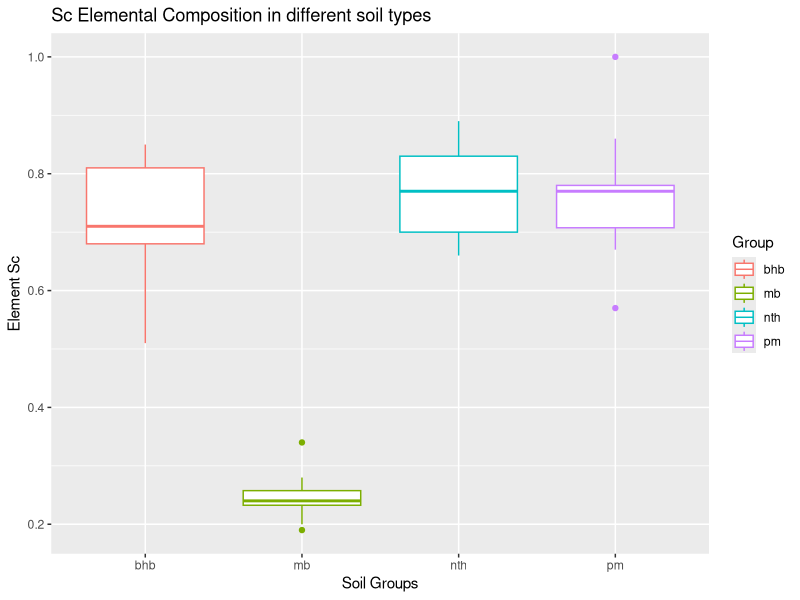
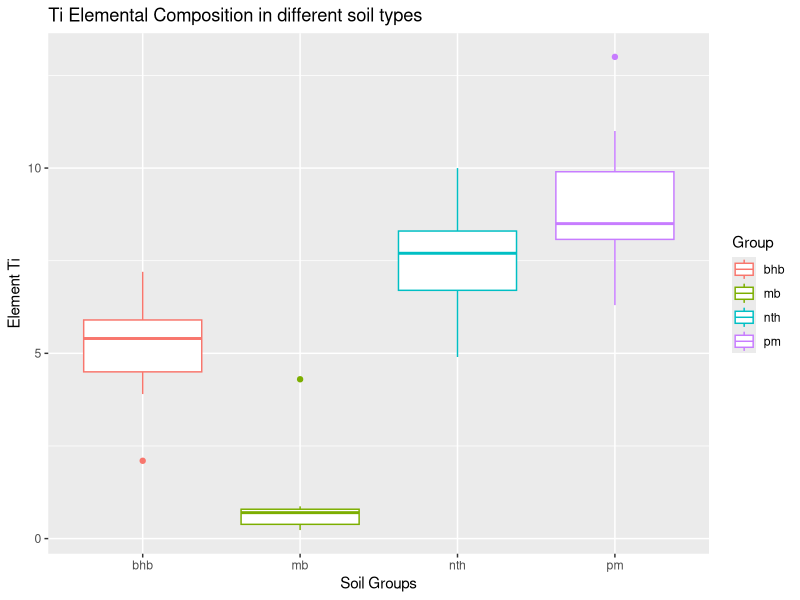
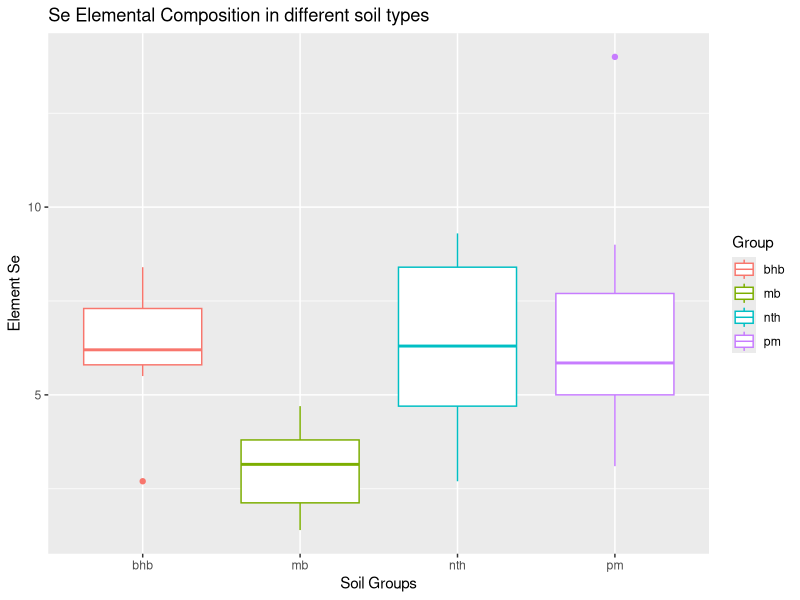
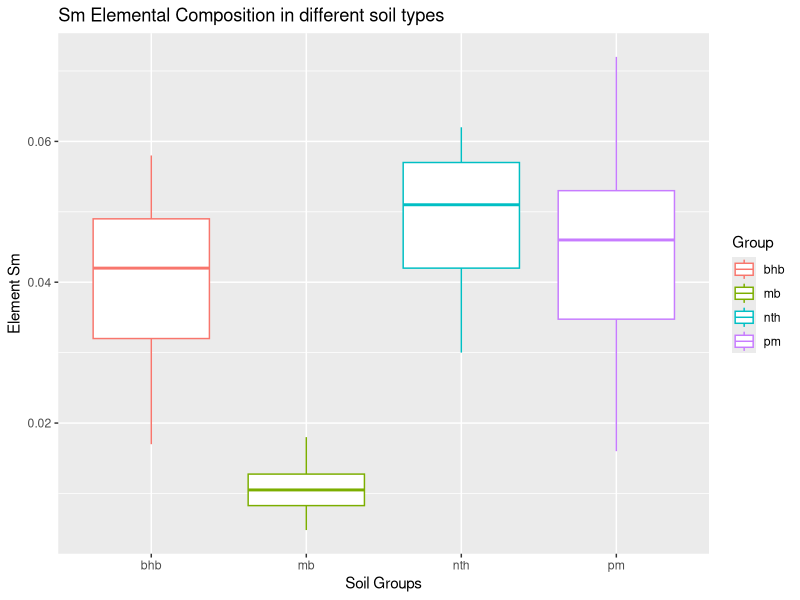
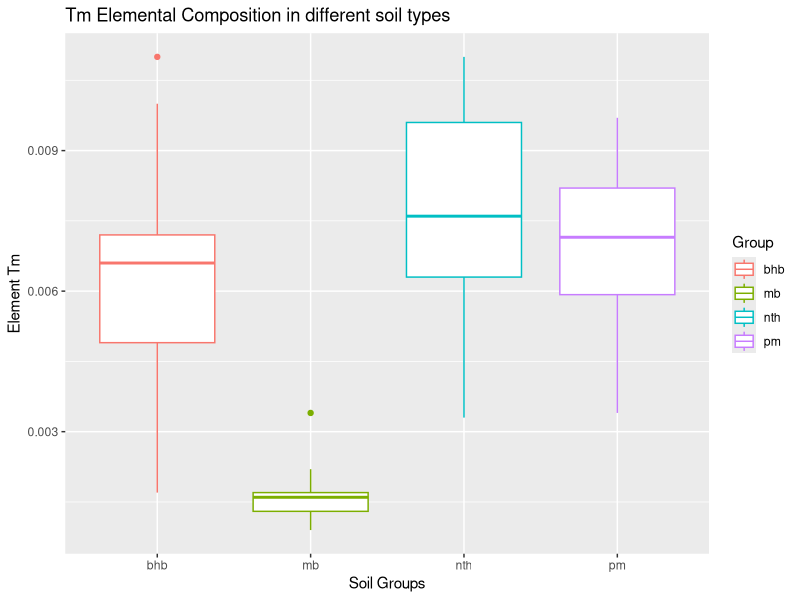
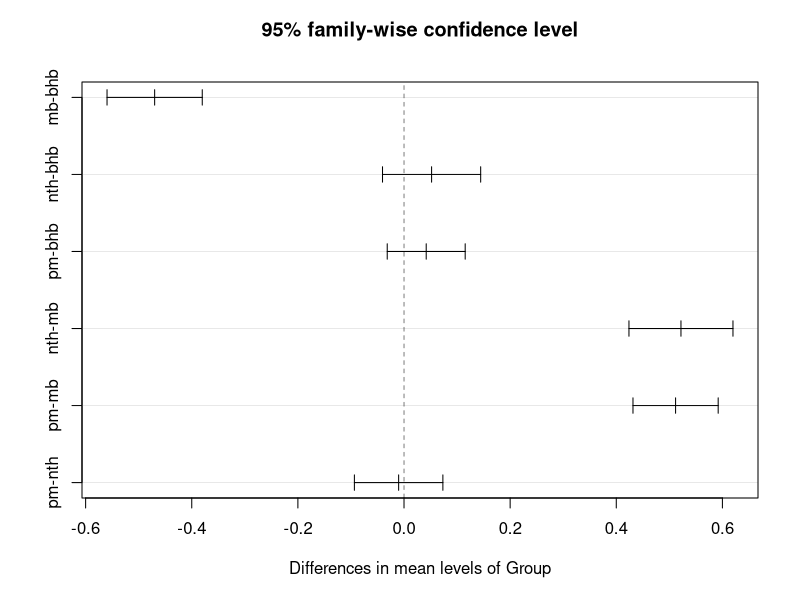
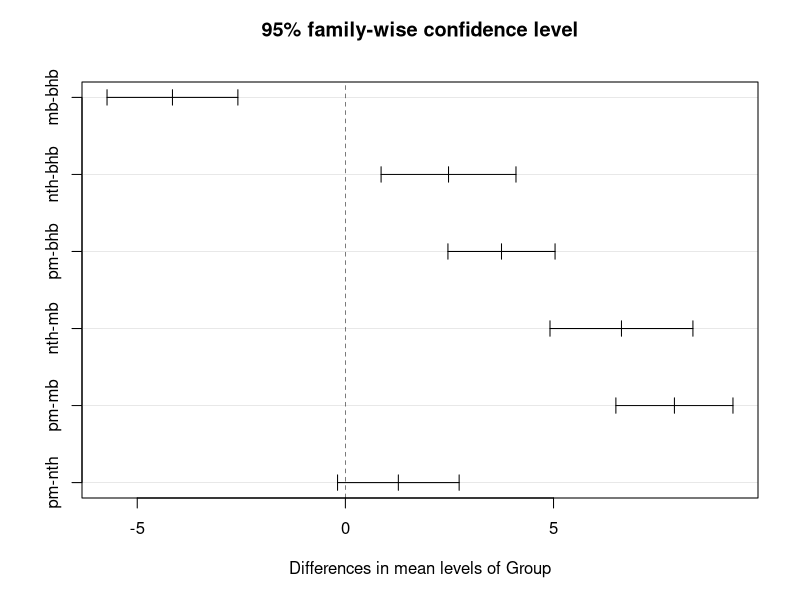
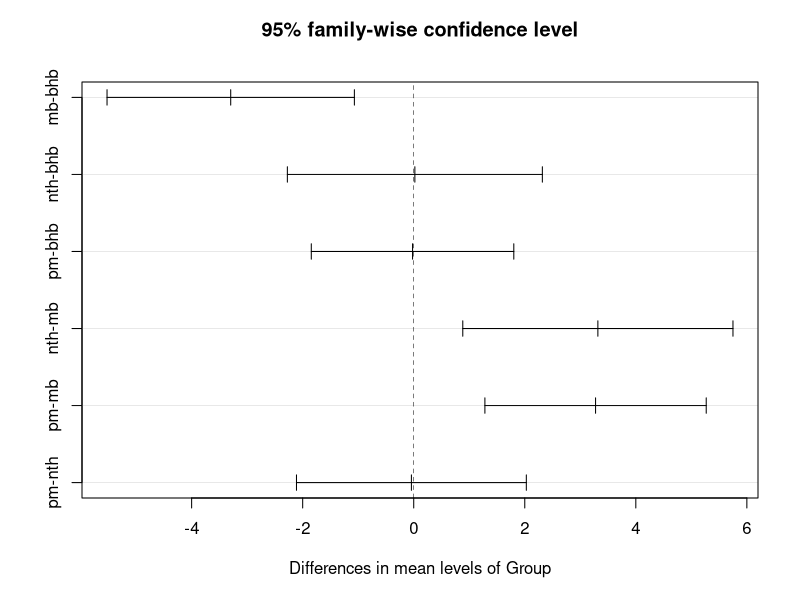

Write the R code that produced these figures, in order.
# Importing package tidyverse to use powerful functions to clean data and create plots.
# Importing package car to use levene's test to check assumptions for ANalysis Of VAriance.
# You need to have both packages (tidyverse, car) installed to run the R-Script.
# Tidyverse import overrides two in built functions filter() and log()
library(tidyverse)
# Car import overrides a dplyr function called recode.
library(car)


# Function that implements the ANOVA test and identifies the different means for H1.
applyAnovaTest <- function(cannabisData, element){
  # Anova Testing
  ANOVA_result <- aov(element ~ Group, data = cannabisData)
  print(summary(ANOVA_result))
  
  # Critical value 0.05 . Checking at type-I-error of 5% . Confidence Interval 95%
  print(qf(p = 0.05, df1 = 3, df2 = ANOVA_result$df.residual, lower.tail = FALSE))

  # Function that identifies the difference of means. Failed ANOVA. Using Tukeys Method
  difference <- TukeyHSD(ANOVA_result)
  plot(difference)
  print(difference)
  
  # Return residual values to apply Shapiro Test later for assumption.
  return(ANOVA_result$residuals)
  
}

# Function that checks Constant Spread Assumption [Levene Test]. Variances are equal for ANOVA.
applyLeveneTest <- function(cannabisData, element){
  leveneTest(element ~ Group, data = cannabisData)
}

# Function that checks Normality of Data. [Shapiro-Wilk]. Data comes from Normal Distribution.
applyShapiroTest <- function(residual){
  print(shapiro.test(residual))
}

# Function that finds the correlation value between 2 continuous variables.
findCorrelation <- function(element1, element2){
  print(cor(element1, element2))
}

# Function that identifies the difference of means. Failed ANOVA. Using Tukeys Method

# Reading the data out of the CSV files.
cannabisData <- read.csv("DATA/potplants_MT5762.csv")
# Selecting only the columns i am interested in.
cannabisData <- cannabisData %>%
  select(Group, Sc, Ti, Se, Sm, Tm)

# Making the groups column a factor type for more control in program.
cannabisData <- cannabisData %>%
  mutate_if(is.character, as.factor)

#### Commands needed to execute Question 1 and 2.
# Calling self-declared function that creates BoxPlot for each of the elements.
# Sc
ggplot(cannabisData) +
  geom_boxplot(aes(x = Group, y = Sc, colour = Group)) +
  xlab("Soil Groups") +
  ylab("Element Sc") +
  ggtitle("Sc Elemental Composition in different soil types")
# Ti
ggplot(cannabisData) +
  geom_boxplot(aes(x = Group, y = Ti, colour = Group)) +
  xlab("Soil Groups") +
  ylab("Element Ti") +
  ggtitle("Ti Elemental Composition in different soil types")
# Se
ggplot(cannabisData) +
  geom_boxplot(aes(x = Group, y = Se, colour = Group)) +
  xlab("Soil Groups") +
  ylab("Element Se") +
  ggtitle("Se Elemental Composition in different soil types")
# Sm
ggplot(cannabisData) +
  geom_boxplot(aes(x = Group, y = Sm, colour = Group)) +
  xlab("Soil Groups") +
  ylab("Element Sm") +
  ggtitle("Sm Elemental Composition in different soil types")
# Tm
ggplot(cannabisData) +
  geom_boxplot(aes(x = Group, y = Tm, colour = Group)) +
  xlab("Soil Groups") +
  ylab("Element Tm") +
  ggtitle("Tm Elemental Composition in different soil types")


#### Commands needed to execute Question 2.
# Calling Self-declared function to apply ANOVA TEST for each element.
# Sc
Sc.residuals <- applyAnovaTest(cannabisData, cannabisData$Sc)
# Ti
Ti.residuals <- applyAnovaTest(cannabisData, cannabisData$Ti)
# Se
Se.residuals <- applyAnovaTest(cannabisData, cannabisData$Se)
# Sm
Sm.residuals <- applyAnovaTest(cannabisData, cannabisData$Sm)
# Tm
Tm.residuals <- applyAnovaTest(cannabisData, cannabisData$Tm)

# Calling Self-declared function to apply Levene Test and test Constant Spread Assumption.
# Mg
applyLeveneTest(cannabisData, cannabisData$Sc)
# K
applyLeveneTest(cannabisData, cannabisData$Ti)
# Ca
applyLeveneTest(cannabisData, cannabisData$Se)
# Al
applyLeveneTest(cannabisData, cannabisData$Sm)
# Sc
applyLeveneTest(cannabisData, cannabisData$Tm)

# Calling a Self-declared function to apply the Shapiro-Wilk Test, testing Normality.
# Mg
applyShapiroTest(Sc.residuals)
# K
applyShapiroTest(Ti.residuals)
# Ca
applyShapiroTest(Se.residuals)
# Al
applyShapiroTest(Sm.residuals)
# Sc
applyShapiroTest(Tm.residuals)




#### Commands needed to execute Question 3.
## calling function to find correlation between 2 elements.
# Sc with Ti 
findCorrelation(cannabisData$Sc, cannabisData$Ti)
# Sm with Tm
findCorrelation(cannabisData$Sm, cannabisData$Tm)
# Sm with Sc
findCorrelation(cannabisData$Sm, cannabisData$Sc)
# Tm with Ti
findCorrelation(cannabisData$Tm, cannabisData$Ti)
# Se with Tm
findCorrelation(cannabisData$Se, cannabisData$Tm)





